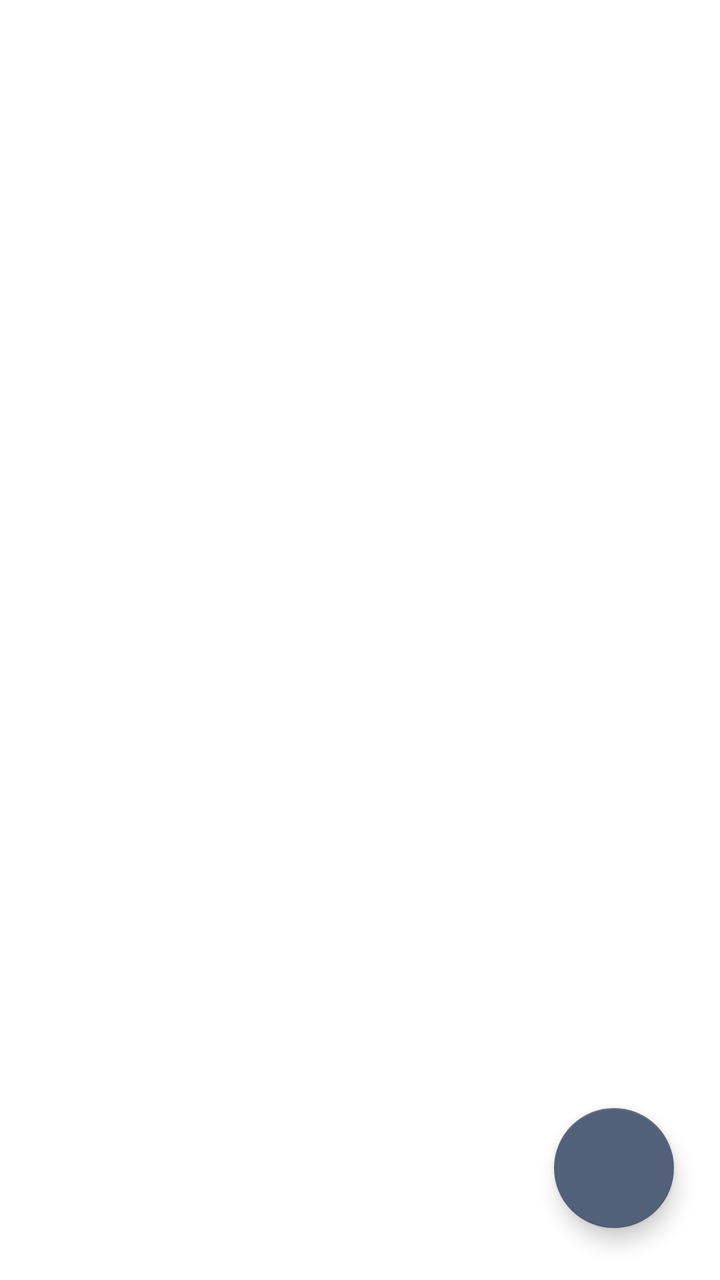
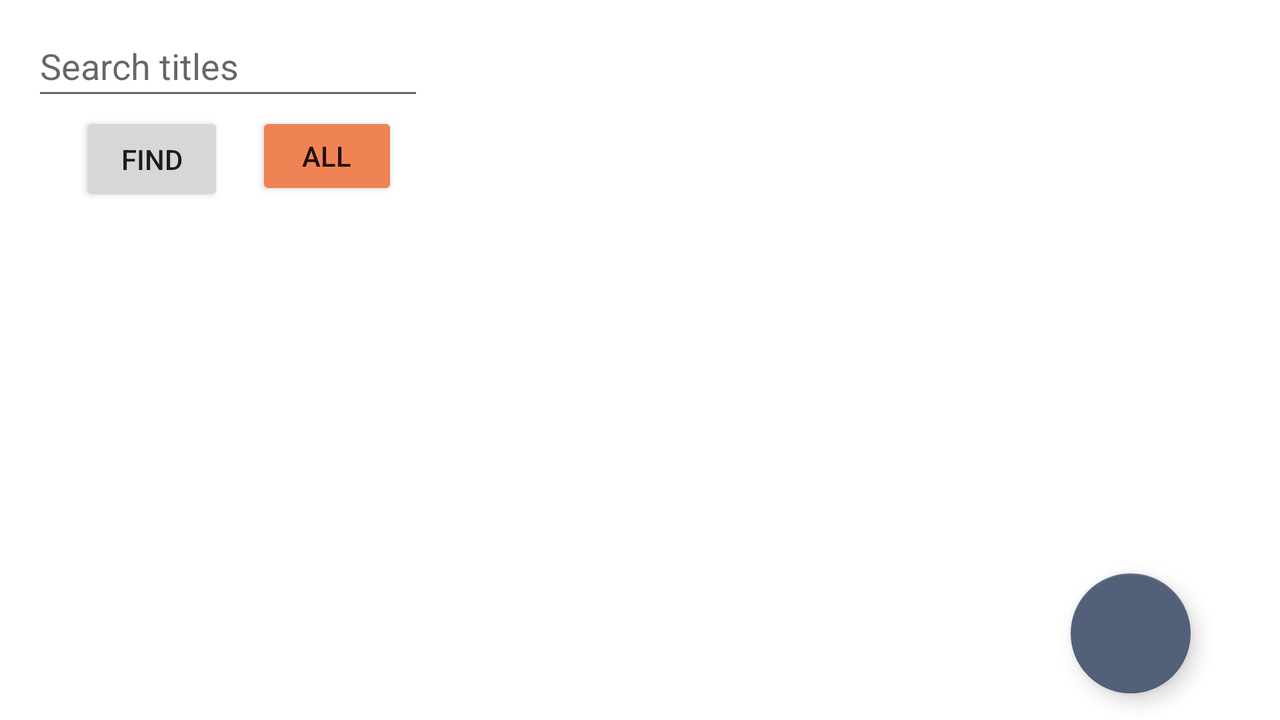

The same Android screen from two of the app's own layout files: first res/layout/ as a phone draws it, then the author's variant for another configuration, drawn on a device whose configuration selects that folder. Both files follow.
<!-- AndroidManifest.xml: application theme Theme.AcademicScheduleApp -->
<!-- res/layout/activity_list_view.xml -->
<?xml version="1.0" encoding="utf-8"?>
<androidx.constraintlayout.widget.ConstraintLayout xmlns:android="http://schemas.android.com/apk/res/android"
    xmlns:app="http://schemas.android.com/apk/res-auto"
    xmlns:tools="http://schemas.android.com/tools"
    android:layout_width="match_parent"
    android:layout_height="match_parent"
    tools:context=".UI.ListView">

    <com.google.android.material.floatingactionbutton.FloatingActionButton
        android:id="@+id/floatingActionButton4"
        android:layout_width="60dp"
        android:layout_height="60dp"
        android:clickable="true"
        app:layout_constraintBottom_toBottomOf="parent"
        app:layout_constraintEnd_toEndOf="parent"
        app:layout_constraintHorizontal_bias="0.923"
        app:layout_constraintStart_toStartOf="parent"
        app:layout_constraintTop_toTopOf="parent"
        app:layout_constraintVertical_bias="0.955"
        app:maxImageSize="38dp"
        app:fabCustomSize="60dp"
        app:backgroundTint="@color/Black_Coral"
        app:srcCompat="@drawable/ic_baseline_add_24"
        app:tint="@null"
        android:onClick="showAddPopup"/>

    <androidx.recyclerview.widget.RecyclerView
        android:id="@+id/rootRecyclerView"
        android:layout_width="387dp"
        android:layout_height="628dp"
        android:layout_marginLeft="10dp"
        android:layout_marginTop="10dp"
        app:layout_constraintStart_toStartOf="parent"
        app:layout_constraintTop_toTopOf="parent" />

</androidx.constraintlayout.widget.ConstraintLayout>
<!-- resources referenced by this layout -->
<resources>
  <color name="Black_Coral">#536079</color>
  <style name="Theme.AcademicScheduleApp" parent="Theme.MaterialComponents.DayNight.DarkActionBar">
          
          <item name="colorPrimary">@color/Black_Coral</item>
          <item name="colorPrimaryVariant">@color/Independence</item>
          <item name="colorOnPrimary">@color/white</item>
          
          <item name="colorSecondary">@color/Silver</item>
          <item name="colorSecondaryVariant">@color/Quick_Silver</item>
          <item name="colorOnSecondary">@color/black</item>
          
          <item name="android:statusBarColor" tools:targetApi="l">?attr/colorPrimaryVariant</item>
          
      </style>
  <color name="Independence">#424D61</color>
  <color name="white">#FFFFFFFF</color>
  <color name="Silver">#BFC0C0</color>
  <color name="Quick_Silver">#A2A4A4</color>
  <color name="black">#FF000000</color>
</resources>
<!-- res/layout-land/activity_list_view.xml (the author's variant of the layout above) -->
<!-- drawn on the phone turned sideways -->
<?xml version="1.0" encoding="utf-8"?>
<androidx.constraintlayout.widget.ConstraintLayout xmlns:android="http://schemas.android.com/apk/res/android"
    xmlns:app="http://schemas.android.com/apk/res-auto"
    xmlns:tools="http://schemas.android.com/tools"
    android:layout_width="match_parent"
    android:layout_height="match_parent"
    tools:context=".UI.ListView">

    <com.google.android.material.floatingactionbutton.FloatingActionButton
        android:id="@+id/floatingActionButton4"
        android:layout_width="60dp"
        android:layout_height="60dp"
        android:clickable="true"
        app:layout_constraintBottom_toBottomOf="parent"
        app:layout_constraintEnd_toEndOf="parent"
        app:layout_constraintHorizontal_bias="0.923"
        app:layout_constraintStart_toStartOf="parent"
        app:layout_constraintTop_toTopOf="parent"
        app:layout_constraintVertical_bias="0.955"
        app:maxImageSize="38dp"
        app:fabCustomSize="60dp"
        app:backgroundTint="@color/Black_Coral"
        app:srcCompat="@drawable/ic_baseline_add_24"
        app:tint="@null"
        android:onClick="showAddPopup"/>

    <androidx.recyclerview.widget.RecyclerView
        android:id="@+id/rootRecyclerView"
        android:layout_width="364dp"
        android:layout_height="382dp"
        android:layout_marginStart="224dp"
        android:layout_marginTop="12dp"
        app:layout_constraintStart_toStartOf="parent"
        app:layout_constraintTop_toTopOf="parent" />

    <EditText
        android:id="@+id/editTextTextPersonName"
        android:layout_width="196dp"
        android:layout_height="47dp"
        android:layout_marginStart="16dp"
        android:layout_marginTop="8dp"
        android:ems="10"
        android:hint="Search titles"
        android:inputType="text"
        app:layout_constraintStart_toStartOf="parent"
        app:layout_constraintTop_toTopOf="parent" />

    <Button
        android:id="@+id/findBtn"
        android:layout_width="72dp"
        android:layout_height="47dp"
        android:layout_marginStart="40dp"
        android:layout_marginTop="56dp"
        android:onClick="findBtnClick"
        android:text="Find"
        app:layout_constraintStart_toStartOf="parent"
        app:layout_constraintTop_toTopOf="parent" />

    <Button
        android:id="@+id/allBtn"
        android:layout_width="71dp"
        android:layout_height="44dp"
        android:layout_marginStart="128dp"
        android:layout_marginTop="56dp"
        android:backgroundTint="@color/Mandarin"
        android:onClick="allBtnClick"
        android:text="all"
        app:layout_constraintStart_toStartOf="parent"
        app:layout_constraintTop_toTopOf="parent" />

</androidx.constraintlayout.widget.ConstraintLayout>
<!-- resources referenced by the variant -->
<!-- as the phone turned sideways resolves them -->
<resources>
  <color name="Black_Coral">#536079</color>
  <color name="Mandarin">#EF8354</color>
  <style name="Theme.AcademicScheduleApp" parent="Theme.MaterialComponents.DayNight.DarkActionBar">
          
          <item name="colorPrimary">@color/Black_Coral</item>
          <item name="colorPrimaryVariant">@color/Independence</item>
          <item name="colorOnPrimary">@color/white</item>
          
          <item name="colorSecondary">@color/Silver</item>
          <item name="colorSecondaryVariant">@color/Quick_Silver</item>
          <item name="colorOnSecondary">@color/black</item>
          
          <item name="android:statusBarColor" tools:targetApi="l">?attr/colorPrimaryVariant</item>
          
      </style>
  <color name="Independence">#424D61</color>
  <color name="white">#FFFFFFFF</color>
  <color name="Silver">#BFC0C0</color>
  <color name="Quick_Silver">#A2A4A4</color>
  <color name="black">#FF000000</color>
</resources>
